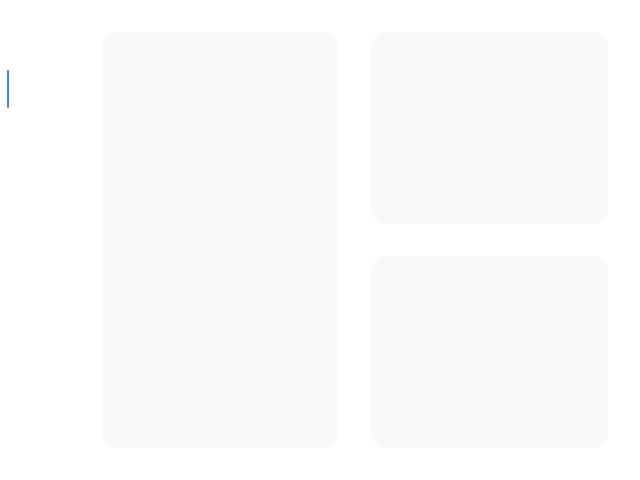
<?xml version="1.0" encoding="UTF-8"?>
<ui version="4.0">
 <class>Form</class>
 <widget class="QWidget" name="Form">
  <property name="geometry">
   <rect>
    <x>0</x>
    <y>0</y>
    <width>640</width>
    <height>480</height>
   </rect>
  </property>
  <property name="windowTitle">
   <string>Form</string>
  </property>
  <property name="styleSheet">
   <string notr="true">#Form {
	background-color: #FFF;
}

QWidget {
	background-color: #F8F9FB;
	border-radius: 16px;
}

QFrame {
	background-color: #FFF;
}

QPushButton {
	background-color: transparent;
}
QPushButton:hover {
	background-color: #FFF;
}

#btn_1 { image: url(:/icons/icons/home_2_svgrepo_com_unchecked.png) }
#btn_2 { image: url(:/icons/icons/profile_circle_svgrepo_com(1)_unchecked.png) }
#btn_3 { image: url(:/icons/icons/graph_new_up_svgrepo_com_unchecked.png) }
#btn_4 { image: url(:/icons/icons/calendar_svgrepo_com_unchecked.png) }
#btn_5 { image: url(:/icons/icons/setting_2_svgrepo_com(1)_unchecked.png) }

#btn_1:checked { image: url(:/icons/icons/home_2_svgrepo_com_checked.png) }
#btn_2:checked { image: url(:/icons/icons/profile_circle_svgrepo_com(1)_checked.png) }
#btn_3:checked { image: url(:/icons/icons/graph_new_up_svgrepo_com_checked.png) }
#btn_4:checked { image: url(:/icons/icons/calendar_svgrepo_com_checked.png) }
#btn_5:checked { image: url(:/icons/icons/setting_2_svgrepo_com(1)_checked.png) }

#line_1,
#line_2,
#line_3,
#line_4,
#line_5 {
	background-color: #4487EB;
	border-radius: 1px;
	margin-top: 6px;
	margin-bottom: 6px;
}
#line_1:!enabled,
#line_2:!enabled,
#line_3:!enabled,
#line_4:!enabled,
#line_5:!enabled {
	background-color: transparent;
}

#SideBar {
	background-color: #FFF;
	border-radius: 0px;
}
#SideBar:hover {
	background-color: #F8F9FB;
}
</string>
  </property>
  <layout class="QHBoxLayout" name="horizontalLayout">
   <property name="spacing">
    <number>0</number>
   </property>
   <property name="leftMargin">
    <number>0</number>
   </property>
   <property name="topMargin">
    <number>0</number>
   </property>
   <property name="rightMargin">
    <number>0</number>
   </property>
   <property name="bottomMargin">
    <number>0</number>
   </property>
   <item>
    <widget class="QWidget" name="SideBar" native="true">
     <property name="sizePolicy">
      <sizepolicy hsizetype="Fixed" vsizetype="Preferred">
       <horstretch>0</horstretch>
       <verstretch>0</verstretch>
      </sizepolicy>
     </property>
     <property name="minimumSize">
      <size>
       <width>70</width>
       <height>0</height>
      </size>
     </property>
     <property name="maximumSize">
      <size>
       <width>70</width>
       <height>16777215</height>
      </size>
     </property>
     <layout class="QGridLayout" name="gridLayout_3">
      <property name="leftMargin">
       <number>4</number>
      </property>
      <property name="topMargin">
       <number>64</number>
      </property>
      <property name="rightMargin">
       <number>4</number>
      </property>
      <property name="bottomMargin">
       <number>8</number>
      </property>
      <property name="horizontalSpacing">
       <number>0</number>
      </property>
      <property name="verticalSpacing">
       <number>4</number>
      </property>
      <item row="4" column="1">
       <widget class="QPushButton" name="btn_5">
        <property name="sizePolicy">
         <sizepolicy hsizetype="Fixed" vsizetype="Fixed">
          <horstretch>0</horstretch>
          <verstretch>0</verstretch>
         </sizepolicy>
        </property>
        <property name="minimumSize">
         <size>
          <width>50</width>
          <height>50</height>
         </size>
        </property>
        <property name="maximumSize">
         <size>
          <width>50</width>
          <height>50</height>
         </size>
        </property>
        <property name="text">
         <string/>
        </property>
        <property name="checkable">
         <bool>true</bool>
        </property>
        <property name="autoExclusive">
         <bool>true</bool>
        </property>
       </widget>
      </item>
      <item row="2" column="1">
       <widget class="QPushButton" name="btn_3">
        <property name="sizePolicy">
         <sizepolicy hsizetype="Fixed" vsizetype="Fixed">
          <horstretch>0</horstretch>
          <verstretch>0</verstretch>
         </sizepolicy>
        </property>
        <property name="minimumSize">
         <size>
          <width>50</width>
          <height>50</height>
         </size>
        </property>
        <property name="maximumSize">
         <size>
          <width>50</width>
          <height>50</height>
         </size>
        </property>
        <property name="text">
         <string/>
        </property>
        <property name="checkable">
         <bool>true</bool>
        </property>
        <property name="autoExclusive">
         <bool>true</bool>
        </property>
       </widget>
      </item>
      <item row="0" column="1">
       <widget class="QPushButton" name="btn_1">
        <property name="sizePolicy">
         <sizepolicy hsizetype="Fixed" vsizetype="Fixed">
          <horstretch>0</horstretch>
          <verstretch>0</verstretch>
         </sizepolicy>
        </property>
        <property name="minimumSize">
         <size>
          <width>50</width>
          <height>50</height>
         </size>
        </property>
        <property name="maximumSize">
         <size>
          <width>50</width>
          <height>50</height>
         </size>
        </property>
        <property name="text">
         <string/>
        </property>
        <property name="checkable">
         <bool>true</bool>
        </property>
        <property name="checked">
         <bool>true</bool>
        </property>
        <property name="autoExclusive">
         <bool>true</bool>
        </property>
       </widget>
      </item>
      <item row="1" column="1">
       <widget class="QPushButton" name="btn_2">
        <property name="sizePolicy">
         <sizepolicy hsizetype="Fixed" vsizetype="Fixed">
          <horstretch>0</horstretch>
          <verstretch>0</verstretch>
         </sizepolicy>
        </property>
        <property name="minimumSize">
         <size>
          <width>50</width>
          <height>50</height>
         </size>
        </property>
        <property name="maximumSize">
         <size>
          <width>50</width>
          <height>50</height>
         </size>
        </property>
        <property name="text">
         <string/>
        </property>
        <property name="checkable">
         <bool>true</bool>
        </property>
        <property name="autoExclusive">
         <bool>true</bool>
        </property>
       </widget>
      </item>
      <item row="3" column="1">
       <widget class="QPushButton" name="btn_4">
        <property name="sizePolicy">
         <sizepolicy hsizetype="Fixed" vsizetype="Fixed">
          <horstretch>0</horstretch>
          <verstretch>0</verstretch>
         </sizepolicy>
        </property>
        <property name="minimumSize">
         <size>
          <width>50</width>
          <height>50</height>
         </size>
        </property>
        <property name="maximumSize">
         <size>
          <width>50</width>
          <height>50</height>
         </size>
        </property>
        <property name="text">
         <string/>
        </property>
        <property name="checkable">
         <bool>true</bool>
        </property>
        <property name="autoExclusive">
         <bool>true</bool>
        </property>
       </widget>
      </item>
      <item row="2" column="0">
       <widget class="QWidget" name="line_3" native="true">
        <property name="enabled">
         <bool>false</bool>
        </property>
        <property name="sizePolicy">
         <sizepolicy hsizetype="Fixed" vsizetype="Preferred">
          <horstretch>0</horstretch>
          <verstretch>0</verstretch>
         </sizepolicy>
        </property>
        <property name="minimumSize">
         <size>
          <width>2</width>
          <height>0</height>
         </size>
        </property>
        <property name="maximumSize">
         <size>
          <width>2</width>
          <height>16777215</height>
         </size>
        </property>
       </widget>
      </item>
      <item row="0" column="0">
       <widget class="QWidget" name="line_1" native="true">
        <property name="enabled">
         <bool>true</bool>
        </property>
        <property name="sizePolicy">
         <sizepolicy hsizetype="Fixed" vsizetype="Preferred">
          <horstretch>0</horstretch>
          <verstretch>0</verstretch>
         </sizepolicy>
        </property>
        <property name="minimumSize">
         <size>
          <width>2</width>
          <height>0</height>
         </size>
        </property>
        <property name="maximumSize">
         <size>
          <width>2</width>
          <height>16777215</height>
         </size>
        </property>
       </widget>
      </item>
      <item row="3" column="0">
       <widget class="QWidget" name="line_4" native="true">
        <property name="enabled">
         <bool>false</bool>
        </property>
        <property name="sizePolicy">
         <sizepolicy hsizetype="Fixed" vsizetype="Preferred">
          <horstretch>0</horstretch>
          <verstretch>0</verstretch>
         </sizepolicy>
        </property>
        <property name="minimumSize">
         <size>
          <width>2</width>
          <height>0</height>
         </size>
        </property>
        <property name="maximumSize">
         <size>
          <width>2</width>
          <height>16777215</height>
         </size>
        </property>
       </widget>
      </item>
      <item row="1" column="0">
       <widget class="QWidget" name="line_2" native="true">
        <property name="enabled">
         <bool>false</bool>
        </property>
        <property name="sizePolicy">
         <sizepolicy hsizetype="Fixed" vsizetype="Preferred">
          <horstretch>0</horstretch>
          <verstretch>0</verstretch>
         </sizepolicy>
        </property>
        <property name="minimumSize">
         <size>
          <width>2</width>
          <height>0</height>
         </size>
        </property>
        <property name="maximumSize">
         <size>
          <width>2</width>
          <height>16777215</height>
         </size>
        </property>
       </widget>
      </item>
      <item row="4" column="0">
       <widget class="QWidget" name="line_5" native="true">
        <property name="enabled">
         <bool>false</bool>
        </property>
        <property name="sizePolicy">
         <sizepolicy hsizetype="Fixed" vsizetype="Preferred">
          <horstretch>0</horstretch>
          <verstretch>0</verstretch>
         </sizepolicy>
        </property>
        <property name="minimumSize">
         <size>
          <width>2</width>
          <height>0</height>
         </size>
        </property>
        <property name="maximumSize">
         <size>
          <width>2</width>
          <height>16777215</height>
         </size>
        </property>
       </widget>
      </item>
      <item row="5" column="1">
       <spacer name="verticalSpacer">
        <property name="orientation">
         <enum>Qt::Vertical</enum>
        </property>
        <property name="sizeHint" stdset="0">
         <size>
          <width>20</width>
          <height>40</height>
         </size>
        </property>
       </spacer>
      </item>
     </layout>
    </widget>
   </item>
   <item>
    <widget class="QFrame" name="frame_2">
     <layout class="QGridLayout" name="gridLayout">
      <property name="leftMargin">
       <number>32</number>
      </property>
      <property name="topMargin">
       <number>32</number>
      </property>
      <property name="rightMargin">
       <number>32</number>
      </property>
      <property name="bottomMargin">
       <number>32</number>
      </property>
      <property name="spacing">
       <number>32</number>
      </property>
      <item row="0" column="0" rowspan="2">
       <widget class="QWidget" name="widget_2" native="true"/>
      </item>
      <item row="0" column="1">
       <widget class="QWidget" name="widget_3" native="true"/>
      </item>
      <item row="1" column="1">
       <widget class="QWidget" name="widget_4" native="true"/>
      </item>
     </layout>
    </widget>
   </item>
  </layout>
 </widget>
 <resources>
  <include location="src.qrc"/>
 </resources>
 <connections>
  <connection>
   <sender>btn_1</sender>
   <signal>toggled(bool)</signal>
   <receiver>line_1</receiver>
   <slot>setEnabled(bool)</slot>
   <hints>
    <hint type="sourcelabel">
     <x>38</x>
     <y>88</y>
    </hint>
    <hint type="destinationlabel">
     <x>2</x>
     <y>88</y>
    </hint>
   </hints>
  </connection>
  <connection>
   <sender>btn_2</sender>
   <signal>toggled(bool)</signal>
   <receiver>line_2</receiver>
   <slot>setEnabled(bool)</slot>
   <hints>
    <hint type="sourcelabel">
     <x>38</x>
     <y>142</y>
    </hint>
    <hint type="destinationlabel">
     <x>2</x>
     <y>142</y>
    </hint>
   </hints>
  </connection>
  <connection>
   <sender>btn_3</sender>
   <signal>toggled(bool)</signal>
   <receiver>line_3</receiver>
   <slot>setEnabled(bool)</slot>
   <hints>
    <hint type="sourcelabel">
     <x>38</x>
     <y>196</y>
    </hint>
    <hint type="destinationlabel">
     <x>2</x>
     <y>196</y>
    </hint>
   </hints>
  </connection>
  <connection>
   <sender>btn_4</sender>
   <signal>toggled(bool)</signal>
   <receiver>line_4</receiver>
   <slot>setEnabled(bool)</slot>
   <hints>
    <hint type="sourcelabel">
     <x>38</x>
     <y>250</y>
    </hint>
    <hint type="destinationlabel">
     <x>2</x>
     <y>250</y>
    </hint>
   </hints>
  </connection>
  <connection>
   <sender>btn_5</sender>
   <signal>toggled(bool)</signal>
   <receiver>line_5</receiver>
   <slot>setEnabled(bool)</slot>
   <hints>
    <hint type="sourcelabel">
     <x>38</x>
     <y>304</y>
    </hint>
    <hint type="destinationlabel">
     <x>2</x>
     <y>304</y>
    </hint>
   </hints>
  </connection>
 </connections>
</ui>
